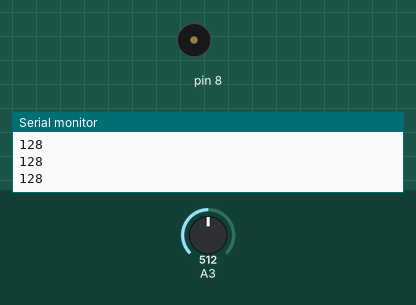
Simulated run of this sketch. Board: Arduino Uno, built with avr-gcc and run on an emulated ATmega328P. Parts: buzzer (waves = sounding), the last lines printed to the serial monitor. The test bench sets the inputs (shaded band); at power-on: A3 = 512.

Above: at 1.2 s.
1.3 s: A3 set to 218
2.8 s: A3 set to 187
At 3.3 s:
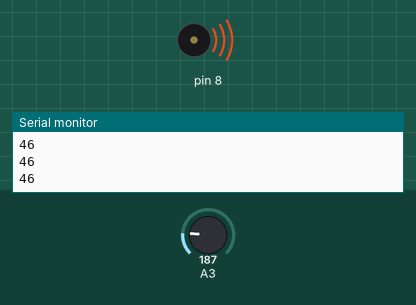
Timing chart, 0 to 5.8 s (numbered marks = the images above; inputs shaded):
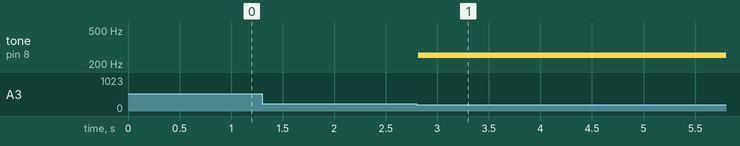

Measured:
- the behaviour switches between 200 and 199 on A3 (found by bisection; images 0 and 1)
- after the input at 2.8 s, tone on pin 8: silent → 253 Hz at once

The sketch:

week10_5.ino
```cpp
//week10_5
void setup() {
  Serial.begin(9600);//開啟usb傳輸
  pinMode(2,INPUT_PULLUP);
  pinMode(8,OUTPUT);//發出聲音
}

void loop()
{
  delay(30);
  int now = analogRead(A3)/4;
  Serial.println(now);
  if(now > 200)tone(8,784,100);//發出523的DO
  if(now <50)tone(8,253,100);
}
```
